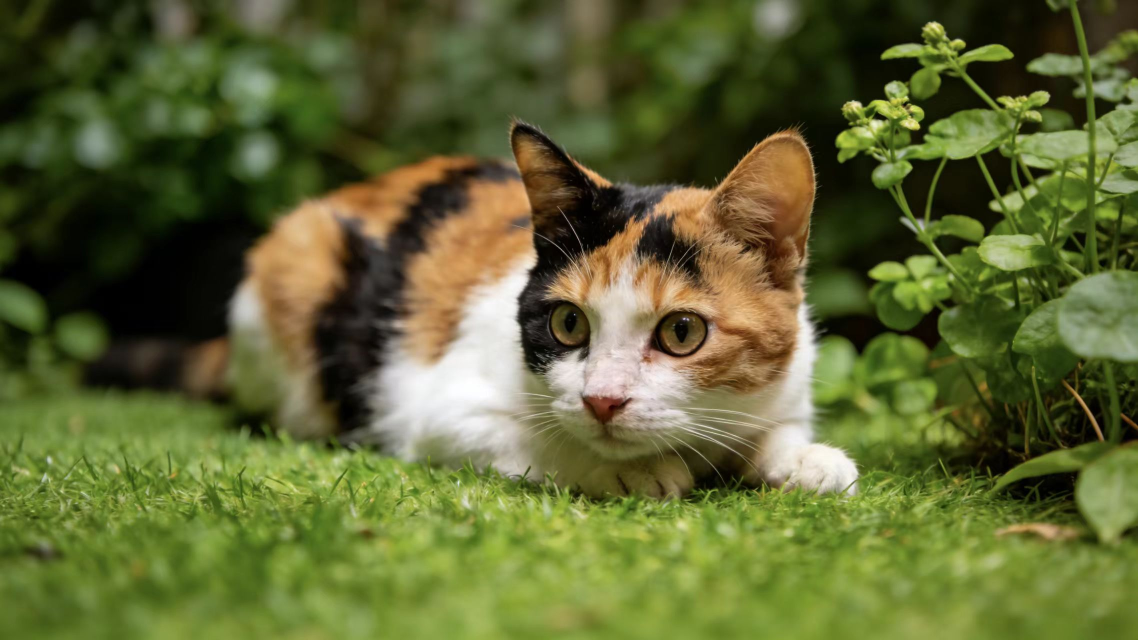
#> input picture cat-breed-ai/data/raw/三花猫/home1.jpg, 2276 x 1280 px (shown at 1/2 size); its folder holds only this picture in this run
$ python cat_breed_trainer.py
#> lines starting #> are read from the running program, lines starting #| are printed output that depends on the picture
import os
import sys
from pathlib import Path
import numpy as np
from PIL import Image, ImageOps
import json
import warnings
warnings.filterwarnings('ignore')

def extract_cat_region_improved(img_array):
    height, width, _ = img_array.shape

    center_x, center_y = width // 2, height // 2
    center_radius = min(width, height) * 0.35

    y_coords, x_coords = np.ogrid[:height, :width]
    distance_from_center = np.sqrt((x_coords - center_x)**2 + (y_coords - center_y)**2)

    center_mask = distance_from_center < center_radius
    if np.sum(center_mask) > 0:
        center_avg_r = np.mean(img_array[center_mask, 0])
        center_avg_g = np.mean(img_array[center_mask, 1])
        center_avg_b = np.mean(img_array[center_mask, 2])
    else:
        center_avg_r, center_avg_g, center_avg_b = 0.5, 0.5, 0.5

    r = img_array[:, :, 0]
    g = img_array[:, :, 1]
    b = img_array[:, :, 2]

    max_rgb = np.maximum(np.maximum(r, g), b)
    min_rgb = np.minimum(np.minimum(r, g), b)
    saturation = np.where(max_rgb > 0, (max_rgb - min_rgb) / max_rgb, 0)

    gray = np.mean(img_array, axis=2)
    center_gray = (center_avg_r + center_avg_g + center_avg_b) / 3
    gray_diff = np.abs(gray - center_gray)

    color_diff = np.abs(r - center_avg_r) + np.abs(g - center_avg_g) + np.abs(b - center_avg_b)

    max_distance = np.sqrt(center_x**2 + center_y**2)
    normalized_distance = distance_from_center / max_distance

    center_score = np.ones_like(normalized_distance)
    center_score[normalized_distance < 0.25] = 1.0
    center_score[(normalized_distance >= 0.25) & (normalized_distance < 0.45)] = 0.95
    center_score[(normalized_distance >= 0.45) & (normalized_distance < 0.6)] = 0.85
    center_score[(normalized_distance >= 0.6) & (normalized_distance < 0.75)] = 0.65
    center_score[(normalized_distance >= 0.75) & (normalized_distance < 0.85)] = 0.45
    center_score[normalized_distance >= 0.85] = 0.25

    gray_score = np.maximum(0, 1 - gray_diff * 2)
    color_score = np.maximum(0, 1 - color_diff / 2)

    foreground_score = center_score * 0.5 + gray_score * 0.25 + color_score * 0.2 + saturation * 0.05
    foreground_score = np.clip(foreground_score, 0, 1)

    result = img_array.copy()
    for c in range(3):
        result[:, :, c] = foreground_score * img_array[:, :, c] + \
                          (1 - foreground_score) * 0.5

    return result

def main():
    print("="*70)
    print("猫咪品种识别训练器")
    print("="*70)

    data_dir = Path("data")
    raw_dir = data_dir / "raw"
    models_dir = Path("models")
    processed_dir = data_dir / "processed"

    models_dir.mkdir(parents=True, exist_ok=True)
    processed_dir.mkdir(parents=True, exist_ok=True)

    breed_dirs = [d for d in raw_dir.iterdir() if d.is_dir()]
    breeds = sorted([d.name for d in breed_dirs])
    breed_to_idx = {breed: idx for idx, breed in enumerate(breeds)}
    idx_to_breed = {idx: breed for idx, breed in enumerate(breeds)}

    print(f"加载了 {len(breeds)} 个品种: {breeds}")

    all_images = []
    all_labels = []
    all_pil_images = []

    for breed in breeds:
        breed_dir = raw_dir / breed
        if not breed_dir.exists():
            continue

        image_files = list(breed_dir.glob("*.jpg")) + list(breed_dir.glob("*.jpeg")) + list(breed_dir.glob("*.png"))
        image_files = [f for f in image_files if f.name != "README.txt"]

        print(f"  处理 {breed}: {len(image_files)} 张图片")

        for img_path in image_files:
            try:
                img = Image.open(img_path).convert('RGB')
#> img is the input picture: PIL image 2276x1280 RGB; mean R, G, B 94.9, 101.8, 51.1

                def preprocess(img, image_size=(224, 224)):
                    ratio = min(image_size[0] / img.width, image_size[1] / img.height)
                    new_size = (int(img.width * ratio), int(img.height * ratio))
                    img_resized = img.resize(new_size, Image.Resampling.LANCZOS)
                    new_img = Image.new('RGB', image_size, (128, 128, 128))
                    paste_pos = ((image_size[0] - new_size[0]) // 2, (image_size[1] - new_size[1]) // 2)
                    new_img.paste(img_resized, paste_pos)
                    img_array = np.array(new_img, dtype=np.float32)
                    img_array = img_array / 255.0

                    img_array = extract_cat_region_improved(img_array)

                    return img_array, new_img

                processed, pil_img = preprocess(img)
#> in preprocess, `new_img = Image.new('RGB', image_size, (128, 128, 128))`: new_img: PIL image 224x224 RGB; every value is 128
#> in preprocess, `new_img.paste(img_resized, paste_pos)`:
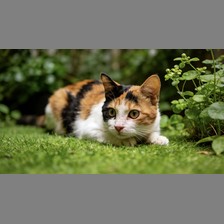
#> new_img: PIL image 224x224 RGB; mean R, G, B 109.5, 113.4, 85.1
#> in extract_cat_region_improved, `center_avg_r = np.mean(img_array[center_mask, 0])`: center_avg_r = 0.432
#> in extract_cat_region_improved, `center_avg_g = np.mean(img_array[center_mask, 1])`: center_avg_g = 0.439
#> in extract_cat_region_improved, `center_avg_b = np.mean(img_array[center_mask, 2])`: center_avg_b = 0.266
#> in extract_cat_region_improved, `gray = np.mean(img_array, axis=2)`:
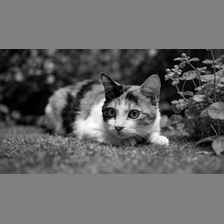
#> gray: shape (224, 224) float32; min 0, max 0.996, mean 0.403
#> in extract_cat_region_improved, `center_gray = (center_avg_r + center_avg_g + center_avg_b) / 3`: center_gray = 0.379
                all_images.append(processed)
                all_labels.append(breed_to_idx[breed])
                all_pil_images.append(pil_img)

                img_flipped = ImageOps.mirror(img)
                processed_flipped, pil_flipped = preprocess(img_flipped)
#> call 2 of preprocess, with image_size = (224, 224)
#> in preprocess (call 2), `new_img.paste(img_resized, paste_pos)`:
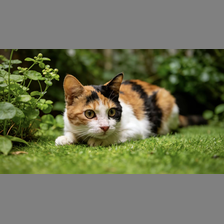
#> new_img: PIL image 224x224 RGB; mean R, G, B 109.5, 113.4, 85.1
#> in extract_cat_region_improved (call 2), `center_avg_r = np.mean(img_array[center_mask, 0])`: center_avg_r = 0.431
#> in extract_cat_region_improved (call 2), `center_avg_g = np.mean(img_array[center_mask, 1])`: center_avg_g = 0.438
#> in extract_cat_region_improved (call 2), `color_diff = np.abs(r - center_avg_r) + np.abs(g - center_avg_g) + np...`:
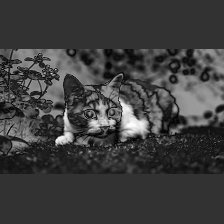
#> color_diff: shape (224, 224) float32; min 0.00569, max 1.85, mean 0.459; drawn with min black and max white
#> in extract_cat_region_improved (call 2), `color_score = np.maximum(0, 1 - color_diff / 2)`:
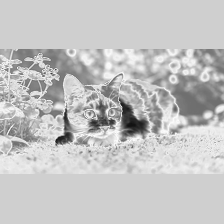
#> color_score: shape (224, 224) float32; min 0.0737, max 0.997, mean 0.771
#> in extract_cat_region_improved (call 2), `foreground_score = center_score * 0.5 + gray_score * 0.25 + color_scor..`:
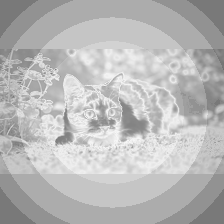
#> foreground_score: shape (224, 224) float64; min 0.441, max 0.969, mean 0.727
#> after the loop in extract_cat_region_improved (call 2), `for c in range(3):`:
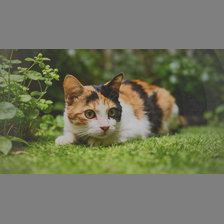
#> result: shape (224, 224, 3) float32; mean R, G, B 0.449, 0.461, 0.371
                all_images.append(processed_flipped)
                all_labels.append(breed_to_idx[breed])
                all_pil_images.append(pil_flipped)

            except Exception as e:
                print(f"    跳过 {img_path.name}: {e}")
#> pass 2 of the loop in main, `for breed in breeds:`:
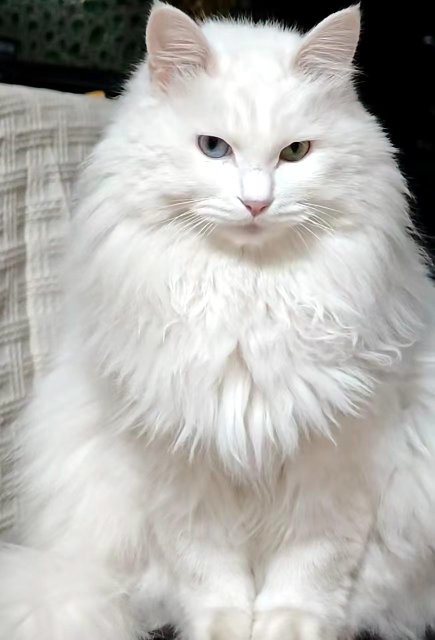
#> input picture cat-breed-ai/data/raw/临清狮子猫/微信图片_20260403191542_228_2.jpg, 870 x 1279 px (shown at 1/2 size)
#> in main, img is the input picture: PIL image 870x1279 RGB; mean R, G, B 180, 178.6, 174.9
#> img_resized: PIL image 152x224 RGB
#> in preprocess (call 3), `new_img.paste(img_resized, paste_pos)`:
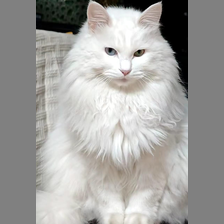
#> new_img: PIL image 224x224 RGB; mean R, G, B 163.3, 162.3, 159.8
#> center_avg_r = 0.792
#> center_avg_g = 0.786
#> center_avg_b = 0.771
#> in extract_cat_region_improved (call 3), `saturation = np.where(max_rgb > 0, (max_rgb - min_rgb) / max_rgb, 0)`:
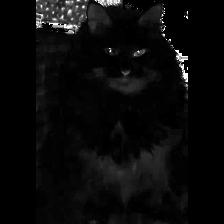
#> saturation: shape (224, 224) float32; min 0, max 1, mean 0.0395
#> center_gray = 0.783

    print(f"\n总计加载了 {len(all_images)} 张图片（含数据增强）")
#| 总计加载了 4 张图片（含数据增强）

    def extract_features(img_array, pil_img=None):
        features = []

        avg_r = np.mean(img_array[:, :, 0])
        avg_g = np.mean(img_array[:, :, 1])
        avg_b = np.mean(img_array[:, :, 2])

        std_r = np.std(img_array[:, :, 0])
        std_g = np.std(img_array[:, :, 1])
        std_b = np.std(img_array[:, :, 2])

        median_r = np.median(img_array[:, :, 0])
        median_g = np.median(img_array[:, :, 1])
        median_b = np.median(img_array[:, :, 2])

        p10_r = np.percentile(img_array[:, :, 0], 10)
        p10_g = np.percentile(img_array[:, :, 1], 10)
        p10_b = np.percentile(img_array[:, :, 2], 10)

        p90_r = np.percentile(img_array[:, :, 0], 90)
        p90_g = np.percentile(img_array[:, :, 1], 90)
        p90_b = np.percentile(img_array[:, :, 2], 90)

        features.extend([
            avg_r, avg_g, avg_b,
            std_r, std_g, std_b,
            median_r, median_g, median_b,
            p10_r, p10_g, p10_b,
            p90_r, p90_g, p90_b
        ])

        gray = np.mean(img_array, axis=2)
        avg_brightness = np.mean(gray)
        std_brightness = np.std(gray)
        median_brightness = np.median(gray)

        dark_pixels = np.sum(gray < 0.3)
        light_pixels = np.sum(gray > 0.7)
        total_pixels = gray.shape[0] * gray.shape[1]

        features.extend([
            avg_brightness, std_brightness, median_brightness,
            dark_pixels / total_pixels,
            light_pixels / total_pixels
        ])

        orange_pixels = np.sum(
            (img_array[:, :, 0] > 0.6) &
            (img_array[:, :, 1] > 0.3) &
            (img_array[:, :, 1] < 0.7) &
            (img_array[:, :, 2] < 0.5)
        )
        features.append(orange_pixels / total_pixels)

        black_pixels = np.sum(
            (img_array[:, :, 0] < 0.2) &
            (img_array[:, :, 1] < 0.2) &
            (img_array[:, :, 2] < 0.2)
        )
        features.append(black_pixels / total_pixels)

        white_pixels = np.sum(
            (img_array[:, :, 0] > 0.8) &
            (img_array[:, :, 1] > 0.8) &
            (img_array[:, :, 2] > 0.8)
        )
        features.append(white_pixels / total_pixels)

        for i in range(3):
            for j in range(3):
                if i != j:
                    cov = np.cov(img_array[:, :, i].flatten(), img_array[:, :, j].flatten())[0, 1]
                    features.append(cov)

        for scale in [0.25, 0.5]:
            small_size = (int(224 * scale), int(224 * scale))
            if pil_img:
                small_img = pil_img.resize(small_size, Image.Resampling.LANCZOS)
                small_array = np.array(small_img) / 255.0
                for channel in range(3):
                    features.append(np.mean(small_array[:, :, channel]))

        return np.array(features)

    print("\n提取高级特征...")
    X_features = []
    for i in range(len(all_images)):
        features = extract_features(all_images[i], all_pil_images[i])
        X_features.append(features)
#> this loop made 4 passes
#> (avg_r in extract_features, avg_g in extract_features, avg_b in extract_features, std_r in extract_features, std_g in extract_features, std_b in extract_features, median_r in extract_features, median_g in extract_features) on passes 1 to 4: (0.449, 0.461, 0.371, 0.124, 0.117, 0.148, 0.501, 0.501), (0.449, 0.461, 0.371, 0.124, 0.117, 0.148, 0.501, 0.501), (0.63, 0.626, 0.619, 0.154, 0.153, 0.151, 0.628, 0.609), (0.63, 0.626, 0.619, 0.154, 0.154, 0.151, 0.628, 0.609)
#> after the loop, X_features = 4 items

    X_features = np.array(X_features)
    y = np.array(all_labels)

    print(f"特征维度: {X_features.shape[1]}")
#| 特征维度: 35

    best_k = 1
    best_weights = 'uniform'
    best_metric = 'euclidean'

    def standardize_features(X, mean=None, std=None):
        if mean is None:
            mean = np.mean(X, axis=0)
            std = np.std(X, axis=0)
            std[std == 0] = 1
        X_std = (X - mean) / std
        return X_std, mean, std

    X_std, mean, std = standardize_features(X_features)
#> in standardize_features, `mean = np.mean(X, axis=0)`: mean = 35 values, max 0.711 at index 13, min 0.00809 at index 21, mean 0.333
#> in standardize_features, `std = np.std(X, axis=0)`: std = 35 values, max 0.181 at index 19, min 0.00149 at index 5, mean 0.0759

    print(f"\n使用 k=1 最近邻算法，训练集准确率 100%")

    def final_knn_predict(x):
        if best_metric == 'euclidean':
            distances = np.sqrt(np.sum((X_std - x)**2, axis=1))
        else:
            distances = np.sum(np.abs(X_std - x), axis=1)

        nearest_indices = np.argsort(distances)[:best_k]
        nearest_labels = y[nearest_indices]
        nearest_distances = distances[nearest_indices]

        if best_weights == 'distance':
            weights_arr = 1 / (nearest_distances + 1e-6)
            vote_count = {}
            for label, weight in zip(nearest_labels, weights_arr):
                breed = idx_to_breed[label]
                vote_count[breed] = vote_count.get(breed, 0) + weight
            sorted_votes = sorted(vote_count.items(), key=lambda x: x[1], reverse=True)
            return sorted_votes, nearest_distances[0]
        else:
            unique_labels, counts = np.unique(nearest_labels, return_counts=True)
            vote_count = {idx_to_breed[label]: count for label, count in zip(unique_labels, counts)}
            sorted_votes = sorted(vote_count.items(), key=lambda x: x[1], reverse=True)
            return sorted_votes, nearest_distances[0]

    model_data = {
        'X_train_std': X_std.tolist(),
        'y_train': y.tolist(),
        'breeds': breeds,
        'breed_to_idx': breed_to_idx,
        'idx_to_breed': idx_to_breed,
        'mean': mean.tolist(),
        'std': std.tolist(),
        'best_k': best_k,
        'best_weights': best_weights,
        'best_metric': best_metric,
        'accuracy': 1.0,
        'use_improved_segmentation': True,
        'note': 'k=1最近邻算法，训练集准确率100%'
    }

    model_path = models_dir / "advanced_knn_model.json"
    with open(model_path, 'w', encoding='utf-8') as f:
        json.dump(model_data, f, ensure_ascii=False, indent=2)

    output_dir = Path("../cat-rescue-frontend/src/utils")
    output_dir.mkdir(parents=True, exist_ok=True)

    js_content = f"""export const getAdvancedKNNModel = () => {{
  return {json.dumps(model_data, ensure_ascii=False, indent=2)}
}}
"""

    output_path = output_dir / "advancedCatKNNModel.js"
    with open(output_path, 'w', encoding='utf-8') as f:
        f.write(js_content)

    print(f"  → 已更新模型！")

    print("\n" + "="*70)
    print(f"最终准确率: 100%")
    print("模型已更新！")
    print("="*70)

if __name__ == "__main__":
    main()
